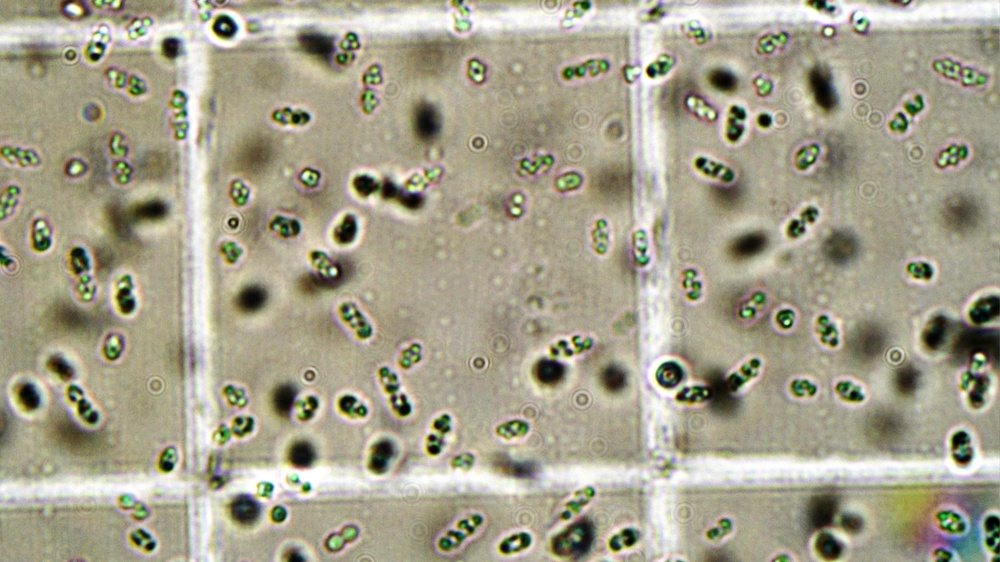
#> input picture 100_X_13_40_hrs_24_octubre_2.jpg, 1000 x 562 px, shrunk from 3264 x 1836 before the run
$ python HW2-Tarik_Saez.py   (older library calls are emulated)
#> lines starting #> are read from the running program, lines starting #| are printed output that depends on the picture; after the words box and inside, x2 and y2 are one past the last pixel; in counts of white or black regions, pixels touching at a corner belong together
import cv2
import numpy as np
import time


def Var_Filter(Image, window_size=5, var_dof=0):
    loc = int(window_size/2)
    #Iz = np.pad(I, pad_width=loc, mode='constant', constant_values=0) #Zero-pad the original image.
    #height, width = Iz.shape
    height, width = Image.shape #Obtain the image's dimensions.
    I = Image.copy() #Copy the original input image's values into a new output matrix.
    for i in range(height-window_size):
        for j in range(width-window_size):
            neighborhood = [] #This list will have the values of the current pixels within the sliding window.
            miniI = Image[i:i+window_size, j:j+window_size] #Submatrix where window is currently "standing".
            for x in miniI: #Iterate over every element within the window.
                for y in x:
                    neighborhood.append(y) #Add the image's pixel value within the current window to the array.
            I[i+loc,j+loc] = np.var(neighborhood, ddof=var_dof) #Calculate the variance of the neighborhood and replace its result in the center pixel. ddof=1 >> unbiased estimator; ddof=0 >> maximum likelihood estimate
    return I

def SD_Filter(Image, window_size=5):
    loc = int(window_size/2)
    height, width = Image.shape #Obtain the image's dimensions.
    I = Image.copy() #Copy the original input image's values into a new output matrix.
    for i in range(height-window_size):
        for j in range(width-window_size):
            neighborhood = [] #This list will have the values of the current pixels within the sliding window.
            miniI = Image[i:i+window_size, j:j+window_size] #Submatrix where window is currently "standing".
            for x in miniI: #Iterate over every element within the window.
                for y in x:
                    neighborhood.append(y) #Add the image's pixel value within the current window to the array.
            I[i+loc,j+loc] = np.std(neighborhood) #Calculate the standard deviation of the neighborhood and replace its result in the center pixel.
    return I


def main():
    ti = time.time()
    #================================
    #Part 1: SD and Variance Filters
    #================================
    #I = cv2.imread("leaf.png",0) #Leaf image.
    I = cv2.imread("100_X_13_40_hrs_24_octubre_2.jpg",0) #Bacteria image.
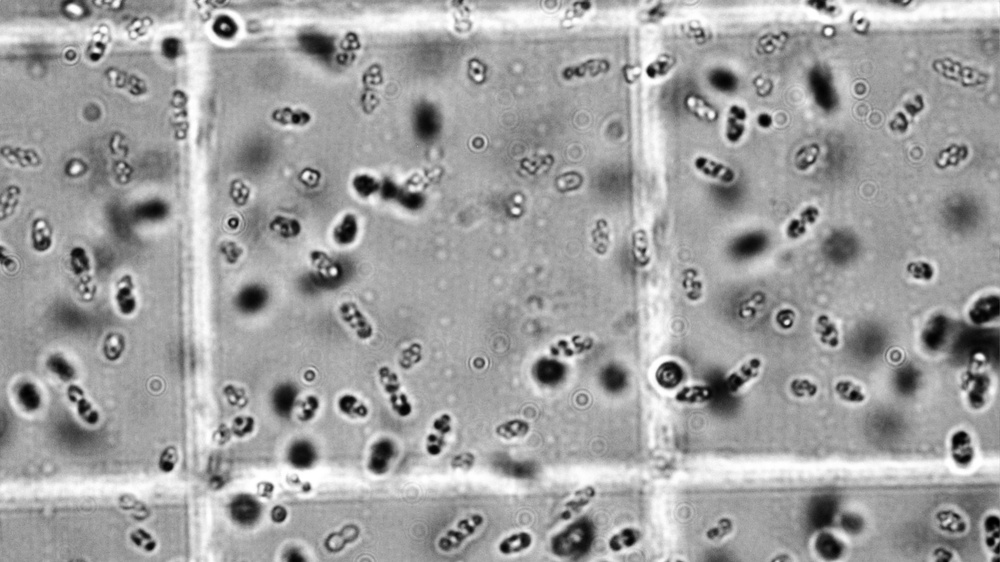
#> I: shape (562, 1000); min 0, max 255, mean 159.8
    window_size = 5
    #I_var = Var_Filter(I, window_size, 0)
    #I_sd = SD_Filter(I,window_size)
    #Write the images.
    #cv2.imwrite("Bacteria_Variance_Unbiased_"+str(window_size)+"x"+str(window_size)+".jpg",I_var) #Save the image with a variance filter applied separately.
    #cv2.imwrite("Bacteria_SD_"+str(window_size)+"x"+str(window_size)+".jpg",I_sd)
    #=======================================
    #Part 2: Sobel and Canny Edge Detectors
    #=======================================
    I_sobel = cv2.Sobel(I, cv2.CV_64F, 1, 1, ksize=window_size) #Sobel edge detector incorporating x and y directions simultaneously.
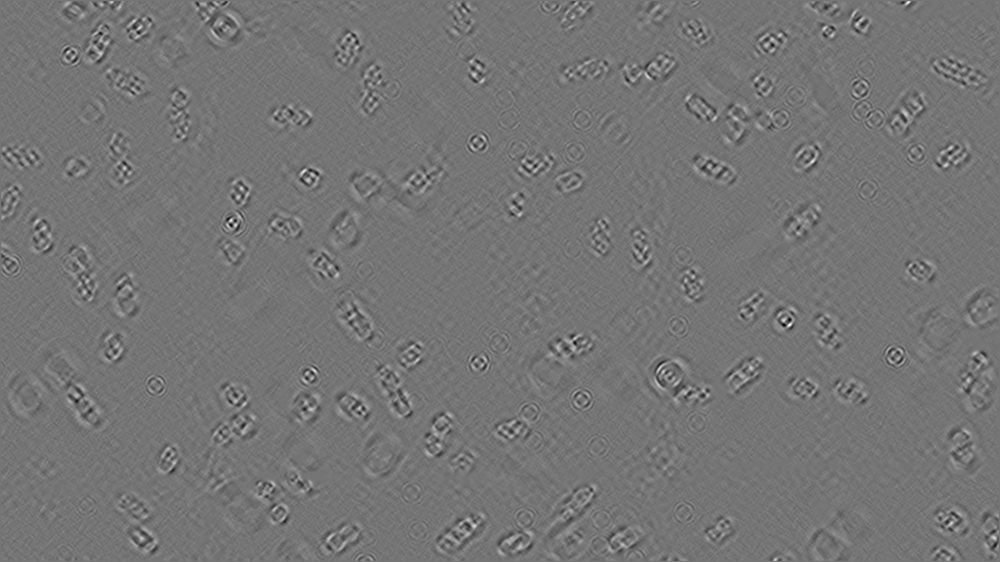
#> I_sobel: shape (562, 1000) float64; min -1423, max 1670, mean 0; drawn with min black and max white
    low_hist = 150
    upp_hist = 200
    I_canny = cv2.Canny(I,low_hist,upp_hist) #Canny edge detector.
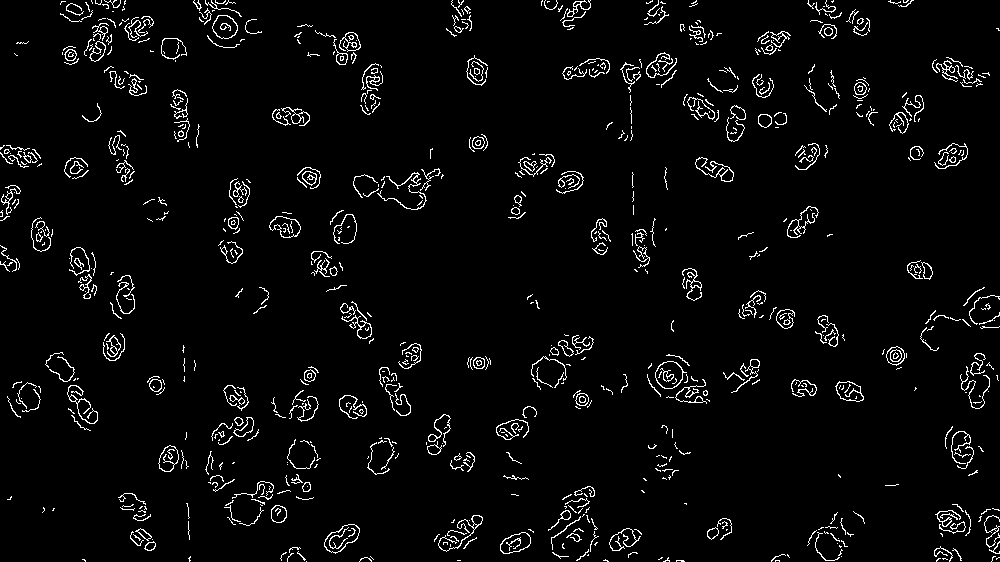
#> I_canny: shape (562, 1000); 3.8% white in thin lines or dots
    #Write the images.
    cv2.imwrite("Bacteria_Sobel_"+str(window_size)+"x"+str(window_size)+".jpg",I_sobel)
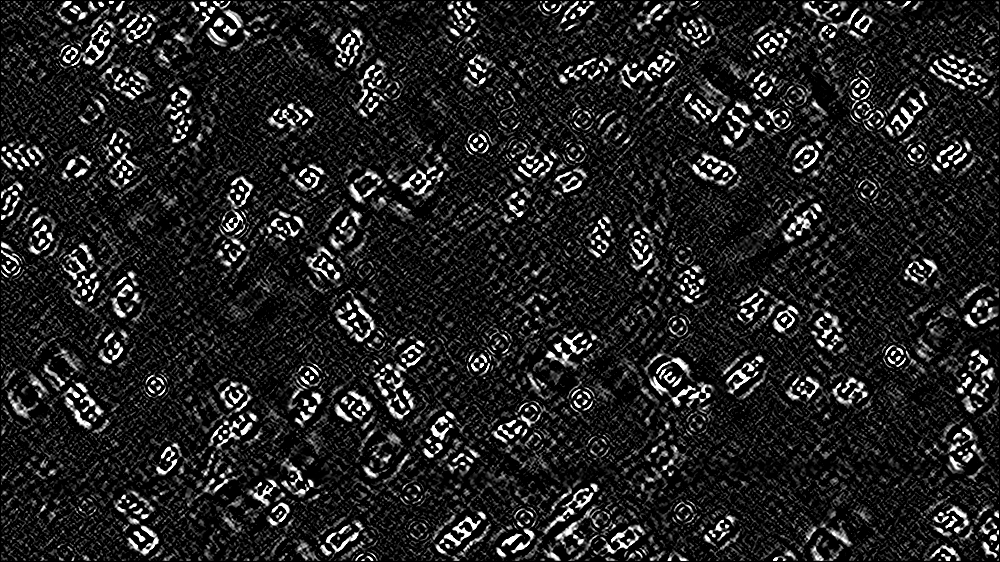
#> saved as Bacteria_Sobel_5x5.jpg: shape (562, 1000); min 0, max 255, mean 33
    cv2.imwrite("Bacteria_Canny_("+str(low_hist)+"-"+str(upp_hist)+").jpg",I_canny)
    tf = time.time()
    print("Elapsed Time:",tf-ti) #How many time ellapsed.

if __name__ == '__main__':
    main()

$ run again, with leaf.png saved as 100_X_13_40_hrs_24_octubre_2.jpg
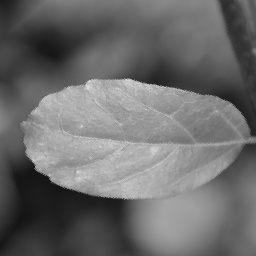
#> input picture leaf.png, 256 x 256 px
#> in main, I is the input picture: shape (256, 256); min 16, max 220, mean 107.2
#> in main, `I_canny = cv2.Canny(I,low_hist,upp_hist)`:
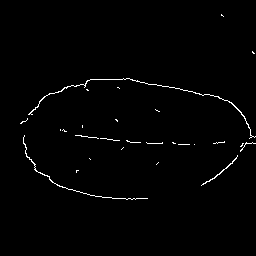
#> I_canny: shape (256, 256); 1.1% white in thin lines or dots, all inside (x1, y1, x2, y2) = (20, 14, 256, 200)
#> in main, `cv2.imwrite("Bacteria_Sobel_"+str(window_size)+"x"+str(window_size)+"...`:
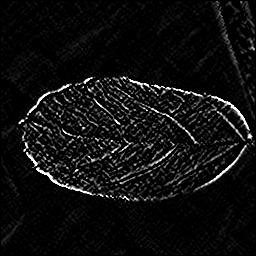
#> saved as Bacteria_Sobel_5x5.jpg: shape (256, 256); min 0, max 255, mean 15.2
